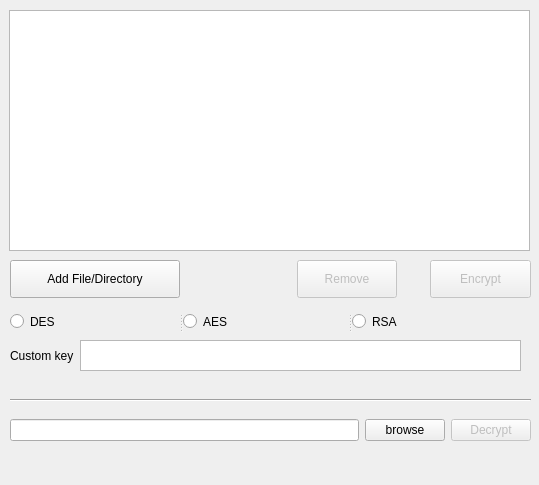
<?xml version="1.0" encoding="UTF-8"?>
<ui version="4.0">
 <class>MainWindow</class>
 <widget class="QMainWindow" name="MainWindow">
  <property name="geometry">
   <rect>
    <x>0</x>
    <y>0</y>
    <width>539</width>
    <height>485</height>
   </rect>
  </property>
  <property name="windowTitle">
   <string>MainWindow</string>
  </property>
  <property name="windowIcon">
   <iconset>
    <normaloff>:/icon/image/lock.png</normaloff>:/icon/image/lock.png</iconset>
  </property>
  <widget class="QWidget" name="centralwidget">
   <widget class="QPushButton" name="encryptButton">
    <property name="enabled">
     <bool>false</bool>
    </property>
    <property name="geometry">
     <rect>
      <x>430</x>
      <y>260</y>
      <width>101</width>
      <height>38</height>
     </rect>
    </property>
    <property name="text">
     <string>Encrypt</string>
    </property>
    <property name="icon">
     <iconset>
      <normaloff>:/icon/image/folder_locked32.png</normaloff>:/icon/image/folder_locked32.png</iconset>
    </property>
    <property name="iconSize">
     <size>
      <width>32</width>
      <height>32</height>
     </size>
    </property>
   </widget>
   <widget class="QPushButton" name="removeButton">
    <property name="enabled">
     <bool>false</bool>
    </property>
    <property name="geometry">
     <rect>
      <x>297</x>
      <y>260</y>
      <width>100</width>
      <height>38</height>
     </rect>
    </property>
    <property name="sizePolicy">
     <sizepolicy hsizetype="Minimum" vsizetype="Fixed">
      <horstretch>0</horstretch>
      <verstretch>0</verstretch>
     </sizepolicy>
    </property>
    <property name="text">
     <string>Remove</string>
    </property>
    <property name="icon">
     <iconset>
      <normaloff>:/icon/image/delete.png</normaloff>:/icon/image/delete.png</iconset>
    </property>
    <property name="iconSize">
     <size>
      <width>32</width>
      <height>32</height>
     </size>
    </property>
   </widget>
   <widget class="Line" name="line">
    <property name="geometry">
     <rect>
      <x>10</x>
      <y>390</y>
      <width>521</width>
      <height>20</height>
     </rect>
    </property>
    <property name="orientation">
     <enum>Qt::Horizontal</enum>
    </property>
   </widget>
   <widget class="QSplitter" name="splitter">
    <property name="geometry">
     <rect>
      <x>10</x>
      <y>310</y>
      <width>511</width>
      <height>23</height>
     </rect>
    </property>
    <property name="orientation">
     <enum>Qt::Horizontal</enum>
    </property>
    <widget class="QRadioButton" name="desrdbtn">
     <property name="text">
      <string>DES</string>
     </property>
    </widget>
    <widget class="QRadioButton" name="aesrdbtn">
     <property name="text">
      <string>AES</string>
     </property>
    </widget>
    <widget class="QRadioButton" name="rsardbtn">
     <property name="text">
      <string>RSA</string>
     </property>
    </widget>
   </widget>
   <widget class="QWidget" name="">
    <property name="geometry">
     <rect>
      <x>10</x>
      <y>340</y>
      <width>511</width>
      <height>31</height>
     </rect>
    </property>
    <layout class="QHBoxLayout" name="horizontalLayout_3">
     <item>
      <widget class="QLabel" name="label">
       <property name="text">
        <string>Custom key</string>
       </property>
      </widget>
     </item>
     <item>
      <widget class="QTextBrowser" name="textBrowser"/>
     </item>
    </layout>
   </widget>
   <widget class="QWidget" name="">
    <property name="geometry">
     <rect>
      <x>10</x>
      <y>410</y>
      <width>521</width>
      <height>40</height>
     </rect>
    </property>
    <layout class="QHBoxLayout" name="horizontalLayout">
     <item>
      <widget class="QLineEdit" name="lineEdit">
       <property name="enabled">
        <bool>true</bool>
       </property>
      </widget>
     </item>
     <item>
      <widget class="QPushButton" name="pushButton">
       <property name="text">
        <string>browse</string>
       </property>
      </widget>
     </item>
     <item>
      <widget class="QPushButton" name="decryptButton">
       <property name="enabled">
        <bool>false</bool>
       </property>
       <property name="text">
        <string>Decrypt</string>
       </property>
       <property name="icon">
        <iconset>
         <normaloff>:/icon/image/open-key-icon.png</normaloff>:/icon/image/open-key-icon.png</iconset>
       </property>
       <property name="iconSize">
        <size>
         <width>32</width>
         <height>32</height>
        </size>
       </property>
      </widget>
     </item>
    </layout>
   </widget>
   <widget class="QListWidget" name="listWidget">
    <property name="geometry">
     <rect>
      <x>9</x>
      <y>10</y>
      <width>521</width>
      <height>241</height>
     </rect>
    </property>
    <property name="selectionMode">
     <enum>QAbstractItemView::ExtendedSelection</enum>
    </property>
   </widget>
   <widget class="QPushButton" name="addButton">
    <property name="geometry">
     <rect>
      <x>10</x>
      <y>260</y>
      <width>170</width>
      <height>38</height>
     </rect>
    </property>
    <property name="text">
     <string>Add File/Directory</string>
    </property>
    <property name="icon">
     <iconset>
      <normaloff>:/icon/image/symbol_add.png</normaloff>:/icon/image/symbol_add.png</iconset>
    </property>
    <property name="iconSize">
     <size>
      <width>32</width>
      <height>32</height>
     </size>
    </property>
   </widget>
  </widget>
 </widget>
 <resources>
  <include location="resources.qrc"/>
 </resources>
 <connections>
  <connection>
   <sender>addButton</sender>
   <signal>clicked()</signal>
   <receiver>MainWindow</receiver>
   <slot>add_file()</slot>
   <hints>
    <hint type="sourcelabel">
     <x>31</x>
     <y>235</y>
    </hint>
    <hint type="destinationlabel">
     <x>5</x>
     <y>214</y>
    </hint>
   </hints>
  </connection>
  <connection>
   <sender>removeButton</sender>
   <signal>clicked()</signal>
   <receiver>MainWindow</receiver>
   <slot>remove_file()</slot>
   <hints>
    <hint type="sourcelabel">
     <x>321</x>
     <y>240</y>
    </hint>
    <hint type="destinationlabel">
     <x>417</x>
     <y>194</y>
    </hint>
   </hints>
  </connection>
  <connection>
   <sender>encryptButton</sender>
   <signal>clicked()</signal>
   <receiver>MainWindow</receiver>
   <slot>encrypt()</slot>
   <hints>
    <hint type="sourcelabel">
     <x>468</x>
     <y>240</y>
    </hint>
    <hint type="destinationlabel">
     <x>1</x>
     <y>290</y>
    </hint>
   </hints>
  </connection>
  <connection>
   <sender>listWidget</sender>
   <signal>itemSelectionChanged()</signal>
   <receiver>MainWindow</receiver>
   <slot>selection_changed()</slot>
   <hints>
    <hint type="sourcelabel">
     <x>231</x>
     <y>160</y>
    </hint>
    <hint type="destinationlabel">
     <x>259</x>
     <y>294</y>
    </hint>
   </hints>
  </connection>
  <connection>
   <sender>decryptButton</sender>
   <signal>clicked()</signal>
   <receiver>MainWindow</receiver>
   <slot>decrypt()</slot>
   <hints>
    <hint type="sourcelabel">
     <x>538</x>
     <y>307</y>
    </hint>
    <hint type="destinationlabel">
     <x>212</x>
     <y>318</y>
    </hint>
   </hints>
  </connection>
  <connection>
   <sender>pushButton</sender>
   <signal>clicked()</signal>
   <receiver>MainWindow</receiver>
   <slot>browse()</slot>
   <hints>
    <hint type="sourcelabel">
     <x>352</x>
     <y>272</y>
    </hint>
    <hint type="destinationlabel">
     <x>305</x>
     <y>255</y>
    </hint>
   </hints>
  </connection>
  <connection>
   <sender>lineEdit</sender>
   <signal>textChanged(QString)</signal>
   <receiver>MainWindow</receiver>
   <slot>text_changed()</slot>
   <hints>
    <hint type="sourcelabel">
     <x>160</x>
     <y>287</y>
    </hint>
    <hint type="destinationlabel">
     <x>139</x>
     <y>303</y>
    </hint>
   </hints>
  </connection>
 </connections>
 <slots>
  <slot>add_file()</slot>
  <slot>remove_file()</slot>
  <slot>encrypt()</slot>
  <slot>decrypt()</slot>
  <slot>selection_changed()</slot>
  <slot>browse()</slot>
  <slot>text_changed()</slot>
 </slots>
</ui>
